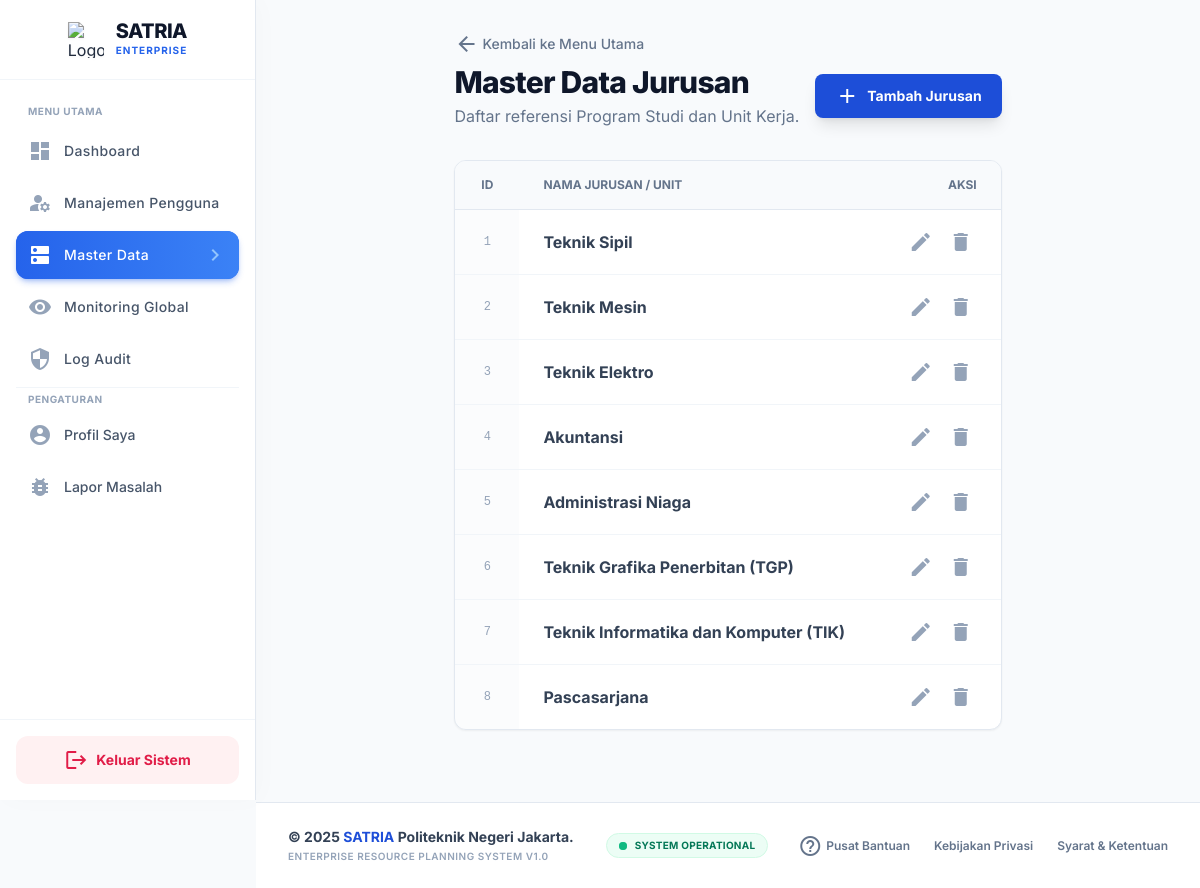
Screenshot of /master/jurusan (signed in) with the database file from the repository.
### tables this page shows
CREATE TABLE IF NOT EXISTS master_jurusan (
    id INT AUTO_INCREMENT PRIMARY KEY,
    nama_jurusan VARCHAR(100) NOT NULL
);

### app/Controllers/AdminController.php (called while the page is built, shortened)
<?php
class AdminController
{
    private $db;
    public function __construct($db) { $this->db = $db; }
    public function jurusan() {
        $model = new AdminModel($this->db);
        $jurusan = $model->getAllJurusan();
        require __DIR__ . '/../Views/admin/jurusan.php';
    }
}

### app/Models/AdminModel.php (called while the page is built, shortened)
<?php
class AdminModel {
    private $db;
    public function __construct($db) { $this->db = $db; }
    public function getAllJurusan() {
        return $this->db->query("SELECT * FROM master_jurusan ORDER BY id ASC")->fetchAll(PDO::FETCH_ASSOC);
    }
}

### app/Views/admin/jurusan.php (the view, shortened to what this page needs)
<?php include __DIR__.'/../partials/sidebar.php'; ?>
<div class="p-8 max-w-5xl mx-auto">
    <div class="mb-2">
        <a href="/master" class="text-slate-500 hover:text-blue-600 text-sm flex items-center font-medium transition-colors">
            <span class="material-icons text-sm mr-1">arrow_back</span> Kembali ke Menu Utama
        </a>
    </div>
    <div class="flex flex-col md:flex-row justify-between items-center mb-8 gap-4">
        <div>
            <h1 class="text-3xl font-extrabold text-slate-900 tracking-tight">Master Data Jurusan</h1>
            <p class="text-slate-500 mt-1">Daftar referensi Program Studi dan Unit Kerja.</p>
        </div>
        <button onclick="openModal()" class="inline-flex items-center px-5 py-2.5 bg-blue-700 text-white text-sm font-bold rounded-lg shadow-lg hover:bg-blue-800 hover:-translate-y-0.5 transition-all">
            <span class="material-icons text-sm mr-2">add</span> Tambah Jurusan
        </button>
    </div>
    <div class="bg-white rounded-xl shadow-sm border border-slate-200 overflow-hidden">
        <div class="overflow-x-auto">
            <table class="w-full text-sm text-left">
                <thead class="bg-slate-50 text-slate-500 uppercase font-bold text-xs border-b border-slate-200">
                    <tr>
                        <th class="px-6 py-4 w-16 text-center">ID</th>
                        <th class="px-6 py-4">Nama Jurusan / Unit</th>
                        <th class="px-6 py-4 text-right w-32">Aksi</th>
                    </tr>
                </thead>
                <tbody class="divide-y divide-slate-100">
                    <?php if(empty($jurusan)): ?>
                        <tr>
                            <td colspan="3" class="px-6 py-12 text-center text-slate-400">
                                <span class="material-icons text-4xl mb-2 block">folder_off</span>
                                Belum ada data jurusan.
                            </td>
                        </tr>
                    <?php else: ?>
                        <?php foreach ($jurusan as $j): ?>
                        <tr class="hover:bg-slate-50 transition-colors group">
                            <td class="px-6 py-4 text-center text-slate-400 font-mono text-xs bg-slate-50/50">
                                <?php echo $j['id']; ?>
                            </td>
                            <td class="px-6 py-4">
                                <div class="font-bold text-slate-700 text-base group-hover:text-blue-700 transition-colors">
                                    <?php echo htmlspecialchars($j['nama_jurusan']); ?>
                                </div>
                            </td>
                            <td class="px-6 py-4 text-right">
                                <div class="flex justify-end gap-2">
                                    <button onclick="editJurusan(<?php echo htmlspecialchars(json_encode($j)); ?>)" class="w-8 h-8 flex items-center justify-center rounded-full text-slate-400 hover:bg-blue-50 hover:text-blue-600 transition-all" title="Edit">
                                        <span class="material-icons text-sm">edit</span>
                                    </button>
                                    <form action="/master/jurusan/delete" method="POST" onsubmit="return confirm('Hapus jurusan ini? Warning: User terkait mungkin error.')">
                                        <button type="submit" class="w-8 h-8 flex items-center justify-center rounded-full text-slate-400 hover:bg-rose-50 hover:text-rose-600 transition-all" title="Hapus">
                                            <span class="material-icons text-sm">delete</span>
                                        </button>
                                    </form>
                                </div>
                            </td>
                        </tr>
                        <?php endforeach; ?>
                    <?php endif; ?>
                </tbody>
            </table>
        </div>
    </div>
</div>
<?php include __DIR__.'/../partials/footer.php'; ?>

### app/Views/partials/header.php (style rules this page uses)
body { font-family: 'Inter', sans-serif; }

### rows the page displays
master_jurusan: id "1", nama_jurusan "Teknik Sipil"
master_jurusan: id "2", nama_jurusan "Teknik Mesin"
master_jurusan: id "3", nama_jurusan "Teknik Elektro"
master_jurusan: id "4", nama_jurusan "Akuntansi"
master_jurusan: id "5", nama_jurusan "Administrasi Niaga"
master_jurusan: id "6", nama_jurusan "Teknik Grafika Penerbitan (TGP)"
master_jurusan: id "7", nama_jurusan "Teknik Informatika dan Komputer (TIK)"
master_jurusan: id "8", nama_jurusan "Pascasarjana"

### other values shown
$item['label'] "Dashboard"
$item['label'] "Manajemen Pengguna"
$item['label'] "Master Data"
$item['label'] "Monitoring Global"
$item['label'] "Log Audit"
